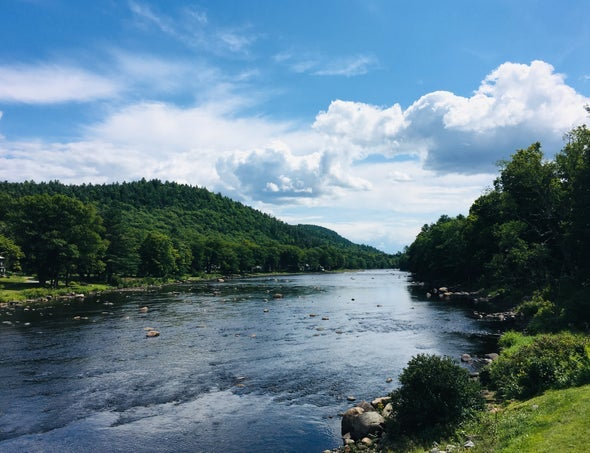
#> input picture nature.jpg, 590 x 453 px
$ jupyter execute 'Cartoonized image.ipynb'
#> lines starting #> are read from the running program, lines starting #| are printed output that depends on the picture; after the words box and inside, x2 and y2 are one past the last pixel; in counts of white or black regions, pixels touching at a corner belong together
[cell 1]
import cv2

[cell 2]
img_rgb = cv2.imread('nature.jpg')
#> img_rgb is the input picture: shape (453, 590, 3); mean B, G, R 141, 126, 99
numBilateralFilters = 30
for i in range(numBilateralFilters):
    img_rgb = cv2.bilateralFilter(img_rgb,9,9,7)
img_gray = cv2.cvtColor(img_rgb,cv2.COLOR_RGB2GRAY)
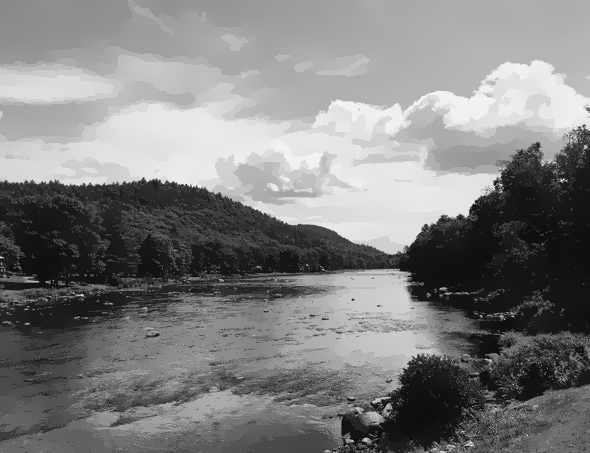
#> img_gray: shape (453, 590); min 1, max 253, mean 127.3
img_blur = cv2.medianBlur(img_gray,3)
img_edge = cv2.adaptiveThreshold(img_blur,255,cv2.ADAPTIVE_THRESH_MEAN_C,cv2.THRESH_BINARY,9,2)
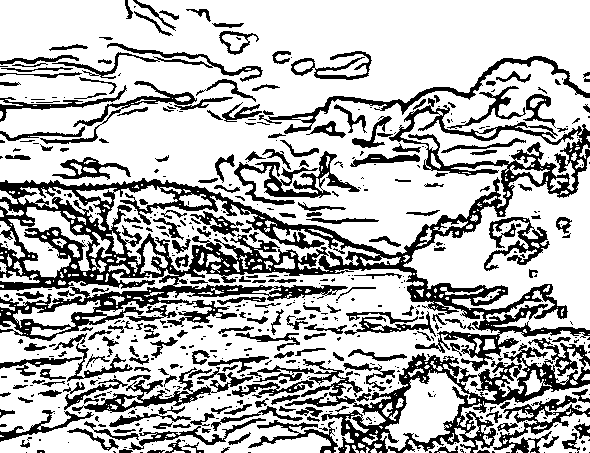
#> img_edge: shape (453, 590); 71.3% white; 587 black regions (357 under 20 px), largest, box (x1, y1, x2, y2) and area: (0, 98, 590, 371) 29798, (247, 338, 590, 453) 8686, (259, 56, 590, 134) 2003
img_edge = cv2.cvtColor(img_edge,cv2.COLOR_GRAY2RGB)
cv2.imshow("RGB Image",img_rgb)
cv2.imshow("Edge Image",img_edge)
res = cv2.bitwise_and(img_rgb,img_edge)
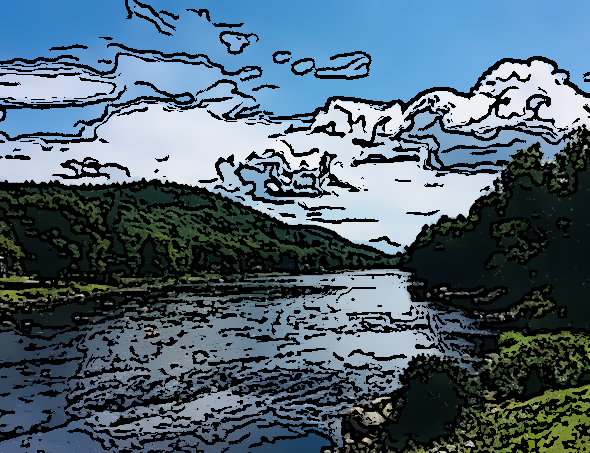
#> res: shape (453, 590, 3); mean B, G, R 112.2, 99, 78.4
cv2.imshow("Cartoon Version",res)
cv2.waitKey(0)
cv2.destroyAllWindows()
